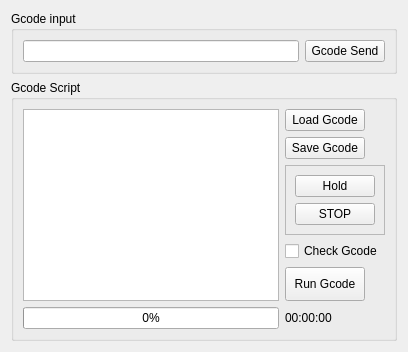
       <widget class="QWidget" name="tab_3">
        <attribute name="title">
         <string>Gcode</string>
        </attribute>
        <layout class="QVBoxLayout" name="verticalLayout_7">
         <item>
          <layout class="QVBoxLayout" name="verticalLayout_6">
           <item>
            <widget class="QGroupBox" name="groupBox_Gcode">
             <property name="sizePolicy">
              <sizepolicy hsizetype="Preferred" vsizetype="Fixed">
               <horstretch>0</horstretch>
               <verstretch>0</verstretch>
              </sizepolicy>
             </property>
             <property name="minimumSize">
              <size>
               <width>0</width>
               <height>60</height>
              </size>
             </property>
             <property name="title">
              <string>Gcode input</string>
             </property>
             <layout class="QGridLayout" name="gridLayout_8">
              <item row="0" column="0">
               <widget class="QLineEdit" name="lineEdit_Gcode"/>
              </item>
              <item row="0" column="1">
               <widget class="QPushButton" name="pushButton_Gcodesend">
                <property name="text">
                 <string>Gcode Send</string>
                </property>
               </widget>
              </item>
             </layout>
            </widget>
           </item>
           <item>
            <widget class="QGroupBox" name="groupBox_GcodeScript">
             <property name="minimumSize">
              <size>
               <width>0</width>
               <height>250</height>
              </size>
             </property>
             <property name="title">
              <string>Gcode Script</string>
             </property>
             <layout class="QHBoxLayout" name="horizontalLayout_7">
              <item>
               <layout class="QGridLayout" name="gridLayout_7">
                <item row="0" column="0">
                 <widget class="QPlainTextEdit" name="plaintextEdit_GcodeScript"/>
                </item>
                <item row="0" column="1">
                 <layout class="QVBoxLayout" name="verticalLayout_12">
                  <item>
                   <layout class="QVBoxLayout" name="verticalLayout_9">
                    <item>
                     <widget class="QPushButton" name="pushButton_LoadGcode">
                      <property name="sizePolicy">
                       <sizepolicy hsizetype="Fixed" vsizetype="Fixed">
                        <horstretch>0</horstretch>
                        <verstretch>0</verstretch>
                       </sizepolicy>
                      </property>
                      <property name="text">
                       <string>Load Gcode</string>
                      </property>
                      <property name="icon">
                       <iconset>
                        <normaloff>img/open-file-icon.png</normaloff>img/open-file-icon.png</iconset>
                      </property>
                     </widget>
                    </item>
                    <item>
                     <widget class="QPushButton" name="pushButton_SaveGcode">
                      <property name="sizePolicy">
                       <sizepolicy hsizetype="Fixed" vsizetype="Fixed">
                        <horstretch>0</horstretch>
                        <verstretch>0</verstretch>
                       </sizepolicy>
                      </property>
                      <property name="text">
                       <string>Save Gcode</string>
                      </property>
                      <property name="icon">
                       <iconset>
                        <normaloff>img/Floppy-Small-icon.png</normaloff>img/Floppy-Small-icon.png</iconset>
                      </property>
                     </widget>
                    </item>
                   </layout>
                  </item>
                  <item>
                   <widget class="QFrame" name="frame_GcodePauseStop">
                    <property name="sizePolicy">
                     <sizepolicy hsizetype="Fixed" vsizetype="Preferred">
                      <horstretch>0</horstretch>
                      <verstretch>0</verstretch>
                     </sizepolicy>
                    </property>
                    <property name="frameShape">
                     <enum>QFrame::StyledPanel</enum>
                    </property>
                    <property name="frameShadow">
                     <enum>QFrame::Raised</enum>
                    </property>
                    <layout class="QVBoxLayout" name="verticalLayout_11">
                     <item>
                      <layout class="QVBoxLayout" name="verticalLayout_8">
                       <item>
                        <widget class="QPushButton" name="pushButton_Hold_Start_Gcode">
                         <property name="sizePolicy">
                          <sizepolicy hsizetype="Fixed" vsizetype="Fixed">
                           <horstretch>0</horstretch>
                           <verstretch>0</verstretch>
                          </sizepolicy>
                         </property>
                         <property name="text">
                          <string>Hold</string>
                         </property>
                         <property name="icon">
                          <iconset>
                           <normaloff>img/Button-Pause-icon.png</normaloff>img/Button-Pause-icon.png</iconset>
                         </property>
                        </widget>
                       </item>
                       <item>
                        <widget class="QPushButton" name="pushButton_StopGcode">
                         <property name="sizePolicy">
                          <sizepolicy hsizetype="Fixed" vsizetype="Fixed">
                           <horstretch>0</horstretch>
                           <verstretch>0</verstretch>
                          </sizepolicy>
                         </property>
                         <property name="text">
                          <string>STOP</string>
                         </property>
                         <property name="icon">
                          <iconset>
                           <normaloff>img/Actions-process-stop-icon.png</normaloff>img/Actions-process-stop-icon.png</iconset>
                         </property>
                        </widget>
                       </item>
                      </layout>
                     </item>
                    </layout>
                   </widget>
                  </item>
                  <item>
                   <layout class="QVBoxLayout" name="verticalLayout_10">
                    <item>
                     <widget class="QCheckBox" name="checkBox_Gcode">
                      <property name="sizePolicy">
                       <sizepolicy hsizetype="Fixed" vsizetype="Fixed">
                        <horstretch>0</horstretch>
                        <verstretch>0</verstretch>
                       </sizepolicy>
                      </property>
                      <property name="text">
                       <string>Check Gcode</string>
                      </property>
                     </widget>
                    </item>
                    <item>
                     <widget class="QPushButton" name="PushButton_RunGcodeScript">
                      <property name="sizePolicy">
                       <sizepolicy hsizetype="Fixed" vsizetype="Preferred">
                        <horstretch>0</horstretch>
                        <verstretch>0</verstretch>
                       </sizepolicy>
                      </property>
                      <property name="text">
                       <string>Run Gcode</string>
                      </property>
                     </widget>
                    </item>
                   </layout>
                  </item>
                 </layout>
                </item>
                <item row="1" column="0">
                 <widget class="QProgressBar" name="progressBar_Gcode">
                  <property name="value">
                   <number>0</number>
                  </property>
                 </widget>
                </item>
                <item row="1" column="1">
                 <widget class="QLabel" name="label_time">
                  <property name="text">
                   <string>00:00:00</string>
                  </property>
                 </widget>
                </item>
               </layout>
              </item>
             </layout>
            </widget>
           </item>
          </layout>
         </item>
        </layout>
       </widget>
